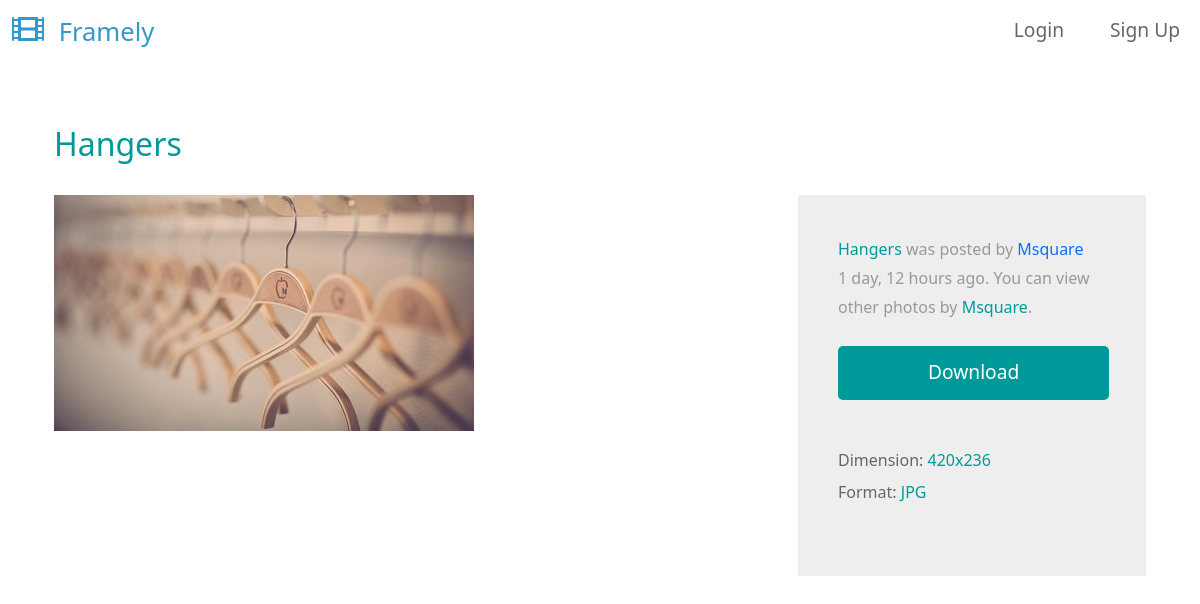
Page /photo-detail/16/hangers/ on the committed database.
### base/models.py (models this page shows, shortened)
class Photo(models.Model):
    user = models.ForeignKey(
        settings.AUTH_USER_MODEL, on_delete=models.CASCADE, null=True, blank=True
    )
    short_title = models.CharField(max_length=15)
    slug = models.SlugField(blank=True)
    image = models.ImageField(max_length=200)
    created = models.DateField(auto_now_add=True)
    views = models.ManyToManyField(
        settings.AUTH_USER_MODEL,
        related_name="photos_viewed",
    )
    class Meta:
        ordering = ["-created", "-id"]

### base/views.py (the view)
class PhotoDetailView(View):
    def get(self, request, pk, slug):
        photo = Photo.objects.get(id=pk, slug=slug)
        image_format = photo.image.name.rsplit(".")[-1].upper()
        if request.user.is_authenticated:
            photo.views.add(request.user)
        return render(
            request, "photo_detail.html", {"photo": photo, "image_format": image_format}
        )

### templates/photo_detail.html
{% extends "base.html" %}
{% block content %}
    <div class="container-fluid tm-container-content tm-mt-60">
        <div class="row mb-4">
            <h2 class="col-12 tm-text-primary">{{photo.short_title}}</h2>
        </div>
        <div class="row tm-mb-90">
            <div class="col-xl-8 col-lg-7 col-md-6 col-sm-12">
                <img src="{{photo.image.url}}" alt="Image" class="img-fluid">
            </div>
            <div class="col-xl-4 col-lg-5 col-md-6 col-sm-12">
                <div class="tm-bg-gray tm-video-details">
                    <p class="mb-4">
                        <span class="tm-text-primary">{{photo.short_title}}</span> was posted by <a href="#" target="" >{{photo.user.username}}</a> {{photo.created|timesince}} ago. You can view other photos by <span class="tm-text-primary">{{photo.user.username}}</span>.
                    </p>
                    <div class="text-center mb-5">
                        <a href="{{photo.image.url}}" target="_blank" class="btn btn-primary tm-btn-big">Download</a>
                    </div>
                    <div class="mb-4 d-flex flex-wrap">
                        <div class="mr-4 mb-2">
                            <span class="tm-text-gray-dark">Dimension: </span><span class="tm-text-primary">{{photo.image.width}}x{{photo.image.height}}</span>
                        </div>
                        <div class="mr-4 mb-2">
                            <span class="tm-text-gray-dark">Format: </span><span class="tm-text-primary">{{image_format}}</span>
                        </div>
                    </div>
                </div>
            </div>
        </div>
    </div>
{% endblock %}

### static/css/templatemo-style.css (style rules this page uses)
p { line-height: 1.8; }
a { text-decoration: none; transition: all 0.3s ease; }
.container-fluid { max-width: 1770px; }
.btn { border-radius: 0; }
.btn-primary { background-color: #009999; border: 0; border-radius: 5px; padding: 12px 50px 14px; font-size: 1.2rem; }
.tm-btn-big { padding: 12px 90px 14px; }
.tm-mt-60 { margin-top: 60px; }
.tm-mb-90 { margin-bottom: 90px; }
.tm-text-primary { color: #009999; }
.tm-bg-gray { background-color: #EEEEEE; }
p, .tm-text-gray { color: #999; }
.tm-text-gray-dark { color: #666; }
.tm-video-details { height: 100%; padding: 40px; }

### rows in the picture
Photo: short_title "Hangers", image (picture), user.username "Msquare", created "1 day, 12 hours", image.width "420", image.height "236"

### other values in the picture
{{ image_format }} "JPG"
